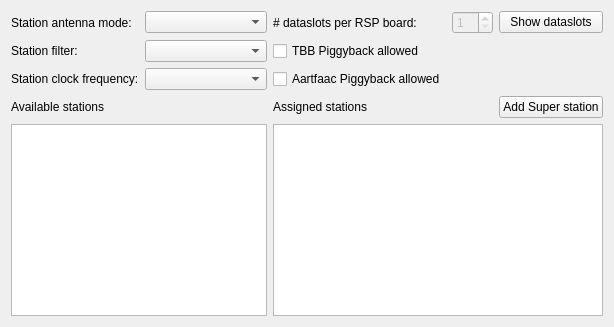
     <widget class="QWidget" name="tab_StationSettings">
      <attribute name="title">
       <string>Station settings</string>
      </attribute>
      <layout class="QGridLayout" name="gridLayout_4">
       <item row="1" column="0">
        <widget class="QLabel" name="labelStationFilter">
         <property name="maximumSize">
          <size>
           <width>120</width>
           <height>16777215</height>
          </size>
         </property>
         <property name="text">
          <string>Station filter:</string>
         </property>
        </widget>
       </item>
       <item row="2" column="0">
        <widget class="QLabel" name="labelStationClock">
         <property name="maximumSize">
          <size>
           <width>16777215</width>
           <height>16777215</height>
          </size>
         </property>
         <property name="text">
          <string>Station clock frequency:</string>
         </property>
        </widget>
       </item>
       <item row="4" column="0">
        <widget class="QLabel" name="labelStations">
         <property name="maximumSize">
          <size>
           <width>16777215</width>
           <height>20</height>
          </size>
         </property>
         <property name="text">
          <string>Available stations</string>
         </property>
        </widget>
       </item>
       <item row="4" column="2">
        <widget class="QLabel" name="labelAssignedStations">
         <property name="text">
          <string>Assigned stations</string>
         </property>
        </widget>
       </item>
       <item row="4" column="4">
        <widget class="QPushButton" name="pushButtonAddSuperStation">
         <property name="maximumSize">
          <size>
           <width>16777215</width>
           <height>16777215</height>
          </size>
         </property>
         <property name="toolTip">
          <string>Adds a superstation (a collection of beamformed stations)</string>
         </property>
         <property name="text">
          <string>Add Super station</string>
         </property>
        </widget>
       </item>
       <item row="0" column="0">
        <widget class="QLabel" name="labelStationAntennaMode">
         <property name="maximumSize">
          <size>
           <width>16777215</width>
           <height>16777215</height>
          </size>
         </property>
         <property name="text">
          <string>Station antenna mode:</string>
         </property>
        </widget>
       </item>
       <item row="5" column="2" colspan="3">
        <widget class="StationTreeWidget" name="treeWidgetUsedStations">
         <property name="toolTip">
          <string>the list of used stations.
Drag them back to available stations (or push delete) to remove them from this task</string>
         </property>
         <property name="headerHidden">
          <bool>true</bool>
         </property>
         <column>
          <property name="text">
           <string notr="true">1</string>
          </property>
         </column>
        </widget>
       </item>
       <item row="0" column="3">
        <widget class="SpinBox" name="spinBoxDataslotsPerRSPboard">
         <property name="enabled">
          <bool>false</bool>
         </property>
         <property name="toolTip">
          <string>the number of dataslots per RSP board for all stations used by this task</string>
         </property>
         <property name="minimum">
          <number>1</number>
         </property>
        </widget>
       </item>
       <item row="0" column="2">
        <widget class="QLabel" name="labelDataslotsPerRPSBoard">
         <property name="text">
          <string># dataslots per RSP board:</string>
         </property>
         <property name="alignment">
          <set>Qt::AlignLeading|Qt::AlignLeft|Qt::AlignVCenter</set>
         </property>
        </widget>
       </item>
       <item row="2" column="1">
        <widget class="ComboBox" name="comboBoxStationClock">
         <property name="toolTip">
          <string>the station clock frequency for all stations used by this task</string>
         </property>
        </widget>
       </item>
       <item row="1" column="2">
        <widget class="CheckBox" name="checkBoxTBBPiggybackAllowed">
         <property name="sizePolicy">
          <sizepolicy hsizetype="Expanding" vsizetype="Fixed">
           <horstretch>0</horstretch>
           <verstretch>0</verstretch>
          </sizepolicy>
         </property>
         <property name="toolTip">
          <string>is TBB piggybacking allowed during this observation?</string>
         </property>
         <property name="text">
          <string>TBB Piggyback allowed</string>
         </property>
        </widget>
       </item>
       <item row="1" column="1">
        <widget class="ComboBox" name="comboBoxStationFilter">
         <property name="toolTip">
          <string>the station bandpass filter for all stations used by this task</string>
         </property>
        </widget>
       </item>
       <item row="4" column="1">
        <spacer name="horizontalSpacer">
         <property name="orientation">
          <enum>Qt::Horizontal</enum>
         </property>
         <property name="sizeHint" stdset="0">
          <size>
           <width>40</width>
           <height>20</height>
          </size>
         </property>
        </spacer>
       </item>
       <item row="0" column="1">
        <widget class="ComboBox" name="comboBoxStationAntennaMode">
         <property name="toolTip">
          <string>the antenna mode for all stations used by this task</string>
         </property>
        </widget>
       </item>
       <item row="0" column="4">
        <widget class="QPushButton" name="pushButtonShowDataSlots">
         <property name="maximumSize">
          <size>
           <width>16777215</width>
           <height>16777215</height>
          </size>
         </property>
         <property name="toolTip">
          <string>show the task's assigned dataslots for every station individually</string>
         </property>
         <property name="whatsThis">
          <string>&lt;!DOCTYPE HTML PUBLIC &quot;-//W3C//DTD HTML 4.0//EN&quot; &quot;http://www.w3.org/TR/REC-html40/strict.dtd&quot;&gt;
&lt;html&gt;&lt;head&gt;&lt;meta name=&quot;qrichtext&quot; content=&quot;1&quot; /&gt;&lt;style type=&quot;text/css&quot;&gt;
p, li { white-space: pre-wrap; }
&lt;/style&gt;&lt;/head&gt;&lt;body style=&quot; font-family:'MS Shell Dlg 2'; font-size:8.25pt; font-weight:400; font-style:normal;&quot;&gt;
&lt;p style=&quot; margin-top:0px; margin-bottom:0px; margin-left:0px; margin-right:0px; -qt-block-indent:0; text-indent:0px;&quot;&gt;&lt;span style=&quot; font-size:8pt;&quot;&gt;Shows task's assigned dataslots for every station individually.&lt;/span&gt;&lt;/p&gt;
&lt;p style=&quot; margin-top:0px; margin-bottom:0px; margin-left:0px; margin-right:0px; -qt-block-indent:0; text-indent:0px;&quot;&gt;&lt;span style=&quot; font-size:8pt;&quot;&gt;Dataslots are only assigned to (PRE)SCHEDULED tasks. They are determined automatically by the scheduler when the scheduler is uploaded to SAS. After the upload you can view the assigned dataslots for each scheduled task.&lt;/span&gt;&lt;/p&gt;&lt;/body&gt;&lt;/html&gt;</string>
         </property>
         <property name="text">
          <string>Show dataslots</string>
         </property>
        </widget>
       </item>
       <item row="2" column="2">
        <widget class="CheckBox" name="checkBoxAartfaacPiggybackAllowed">
         <property name="sizePolicy">
          <sizepolicy hsizetype="Preferred" vsizetype="Fixed">
           <horstretch>0</horstretch>
           <verstretch>0</verstretch>
          </sizepolicy>
         </property>
         <property name="toolTip">
          <string>is AARTFAAC piggybacking allowed during this observation?</string>
         </property>
         <property name="text">
          <string>Aartfaac Piggyback allowed</string>
         </property>
        </widget>
       </item>
       <item row="5" column="0" colspan="2">
        <widget class="StationListWidget" name="listWidgetAvailableStations">
         <property name="toolTip">
          <string>the list of available stations.
Drag them to the used station list to assign them to this task</string>
         </property>
         <property name="dragDropMode">
          <enum>QAbstractItemView::DragDrop</enum>
         </property>
        </widget>
       </item>
      </layout>
     </widget>
